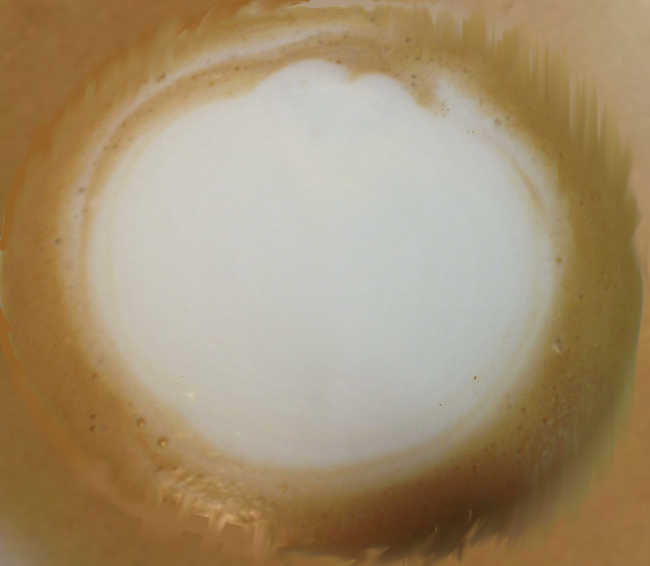
#> input picture back_coffee.jpg, 1300 x 1132 px, given in place of taku.jpg, which was not available (shown at 1/2 size)
$ python gray_convert_latte.py
#> lines starting #> are read from the running program, lines starting #| are printed output that depends on the picture; after the words box and inside, x2 and y2 are one past the last pixel; in counts of white or black regions, pixels touching at a corner belong together; pictures that were not available may be replaced by others from this repository, and a replacement may not be noted
import cv2
import colorsys
import numpy as np
import random


def split_value(max_val, min_val, separation):
#> called with max_val = 29, min_val = 29, separation = 4
    interval = int((max_val - min_val) / (separation - 1))
    value_list = []
    for i in range(separation):
        value_list.append(min_val)
        min_val += interval
    return value_list


def range_threshold(img, min_thresh, max_thresh, max_val):
    _, min_thresh_mask = cv2.threshold(img, min_thresh, max_val, cv2.THRESH_BINARY)
    _, max_thresh_mask = cv2.threshold(img, max_thresh, max_val, cv2.THRESH_BINARY_INV)
    thresh_mask = cv2.bitwise_and(min_thresh_mask, max_thresh_mask)
    return thresh_mask


def create_monochromatic_hsv2rgb(h, s, v, width, height):
    r, g, b = colorsys.hsv_to_rgb(h, s, v)
    r = int(r * 255)
    g = int(g * 255)
    b = int(b * 255)
    size = height, width, 3
    contours = np.array([[0, 0], [0, height], [width, height], [width, 0]])
    color_img = np.zeros(size, dtype=np.uint8)
    cv2.fillPoly(color_img, pts=[contours], color=(b, g, r))
    return color_img


def multi_value_threshold(img_path, h_value_list, s_value_list, v_value_list, seperation):
    img_original = cv2.imread(img_path)
    img_width = 400
    img_height = 500
    img_original = cv2.resize(img_original, (img_width, img_height))
    img_gray = cv2.cvtColor(img_original, cv2.COLOR_RGB2GRAY)
    min_gray_value, max_gray_value, min_loc, max_loc = cv2.minMaxLoc(img_gray)
    thresh_value = min_gray_value
    thresh_value_interval = int((max_gray_value - min_gray_value) / seperation)
    multi_thresh_image = create_monochromatic_hsv2rgb(0, 0, 0, img_width, img_height)
    for i in range(seperation):
        color_stage_image = create_monochromatic_hsv2rgb(h_value_list[seperation - i - 1] / 360,
                                                 s_value_list[seperation - i - 1] / 100,
                                                 v_value_list[seperation - i - 1] / 100,
                                                 img_width, img_height)
        if i < (seperation - 1):
            thresh_value += thresh_value_interval
            thresh_mask = range_threshold(img_gray, thresh_value - thresh_value_interval, thresh_value, 255)
            multi_thresh_stage_image = cv2.bitwise_and(color_stage_image, color_stage_image, mask=thresh_mask)
            multi_thresh_image = cv2.bitwise_or(multi_thresh_image, multi_thresh_stage_image)
        elif i == (seperation - 1):
            ret, thresh_mask = cv2.threshold(img_gray, thresh_value, 255, cv2.THRESH_BINARY)
            multi_thresh_stage_image = cv2.bitwise_and(color_stage_image, color_stage_image, mask=thresh_mask)
            multi_thresh_image = cv2.bitwise_or(multi_thresh_image, multi_thresh_stage_image)
    cv2.imshow("test", multi_thresh_image)
    return multi_thresh_image

def multi_value_threshold_mod(img_path, h_value_list, s_value_list, v_value_list, seperation):
#> called with img_path = '../member image/taku.jpg', seperation = 4
    img_original = cv2.imread(img_path)
#> img_original is the input picture: shape (1132, 1300, 3); mean B, G, R 112.7, 144.3, 164.3
    img_width = 400
    img_height = 500
    img_original = cv2.resize(img_original, (img_width, img_height))
#> img_original: shape (500, 400, 3)
    img_gray = cv2.cvtColor(img_original, cv2.COLOR_RGB2GRAY)
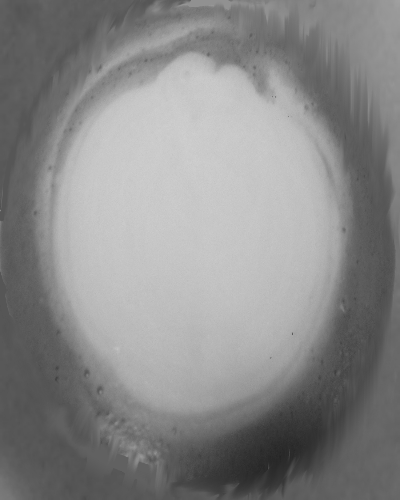
#> img_gray: shape (500, 400); min 35, max 208, mean 137.1
    min_gray_value, max_gray_value, min_loc, max_loc = cv2.minMaxLoc(img_gray)
#> min_gray_value = 35; max_gray_value = 208; min_loc = (280, 456); max_loc = (182, 130)
    thresh_value = min_gray_value
#> thresh_value = 35
    thresh_value_interval = int((max_gray_value - min_gray_value) / seperation)
#> thresh_value_interval = 43
    multi_thresh_image = create_monochromatic_hsv2rgb(0, 0, 0, img_width, img_height)
#> in create_monochromatic_hsv2rgb, `cv2.fillPoly(color_img, pts=[contours], color=(b, g, r))`: color_img: shape (500, 400, 3); every value is 0
    thresh_list = [40, 100, 160, 160]
    for i, thresh_value in enumerate(thresh_list):
        color_stage_image = create_monochromatic_hsv2rgb(h_value_list[seperation - i - 1] / 360,
                                                 s_value_list[seperation - i - 1] / 100,
                                                 v_value_list[seperation - i - 1] / 100,
                                                 img_width, img_height)
        if i < (seperation - 1) and i != 0:
            thresh_mask = range_threshold(img_gray, thresh_list[i - 1], thresh_list[i], 255)
            multi_thresh_stage_image = cv2.bitwise_and(color_stage_image, color_stage_image, mask=thresh_mask)
            multi_thresh_image = cv2.bitwise_or(multi_thresh_image, multi_thresh_stage_image)
        elif i == 0:
            thresh_mask = range_threshold(img_gray, min_gray_value, thresh_list[i], 255)
            multi_thresh_stage_image = cv2.bitwise_and(color_stage_image, color_stage_image, mask=thresh_mask)
            multi_thresh_image = cv2.bitwise_or(multi_thresh_image, multi_thresh_stage_image)
        elif i == (seperation - 1):
            ret, thresh_mask = cv2.threshold(img_gray, thresh_value, 255, cv2.THRESH_BINARY)
            multi_thresh_stage_image = cv2.bitwise_and(color_stage_image, color_stage_image, mask=thresh_mask)
            multi_thresh_image = cv2.bitwise_or(multi_thresh_image, multi_thresh_stage_image)
#> this loop made 4 passes
#> ret on pass 4: 160
#> pass 1, in range_threshold, `_, min_thresh_mask = cv2.threshold(img, min_thresh, max_val, cv2.THRES..`:
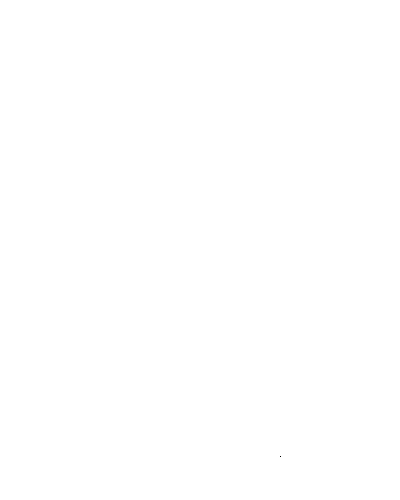
#> min_thresh_mask: shape (500, 400); 100% white; black in thin lines or dots, all inside (x1, y1, x2, y2) = (280, 456, 281, 457)
#> after the loop:
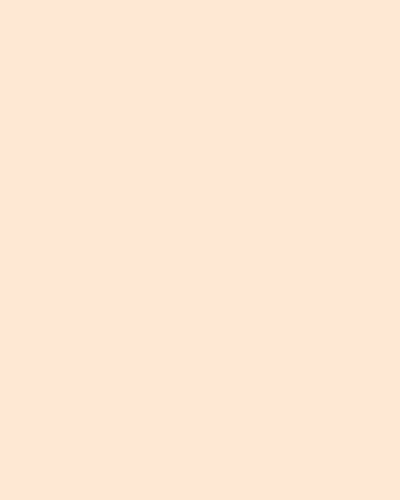
#> color_stage_image: shape (500, 400, 3); mean of channels 0, 1, 2 211, 232, 255; drawn as B, G, R
#> after the loop:
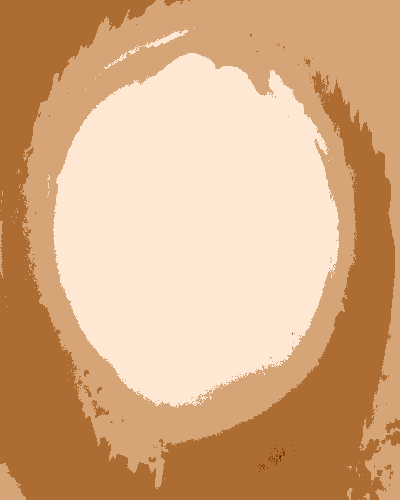
#> multi_thresh_image: shape (500, 400, 3); mean of channels 0, 1, 2 131.3, 172.1, 216.2; drawn as B, G, R
    cv2.imshow("test", multi_thresh_image)
    return multi_thresh_image


def create_form(latte_img):
    num_of_form =300
    maxRadius = 2
    color = (85, 105, 127)
    for i in range(num_of_form):
        x_random = int(random.random() * latte_img.shape[1])
        y_random = int(random.random() * latte_img.shape[0])
        radius_random = int(random.random() * maxRadius)
        cv2.circle(latte_img, (x_random, y_random), radius_random, color, -1)
    return latte_img


def convert_latte(img, back_img_path):
    img = create_form(img)
    cv2.imwrite("taku_latte.jpg", img)
    cv2.imshow("test", img)
    cv2.waitKey()
    back_img = cv2.imread(back_img_path)
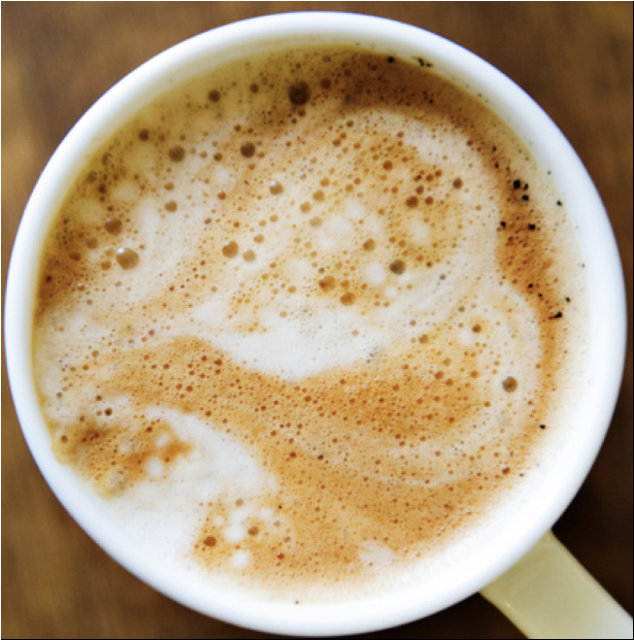
#> input picture back_coffee2.jpg, 1268 x 1280 px (shown at 1/2 size)
#> back_img is the input picture: shape (1280, 1268, 3); mean B, G, R 122.4, 155.7, 178.8
    back_img = cv2.resize(back_img, (400, 500))
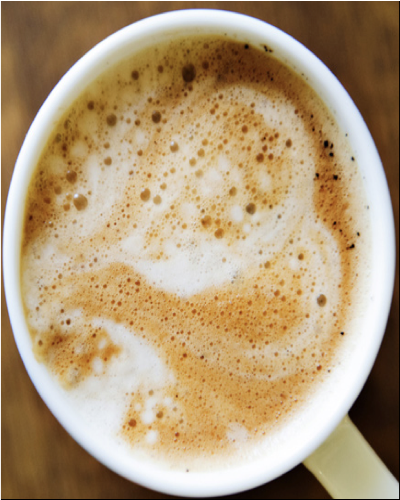
#> back_img: shape (500, 400, 3); mean B, G, R 122.5, 155.7, 178.8
    img_gauss = cv2.GaussianBlur(img, (5, 5), 0)
    img_weighted = cv2.addWeighted(img_gauss, 0.7, back_img, 0.3, 0.0)
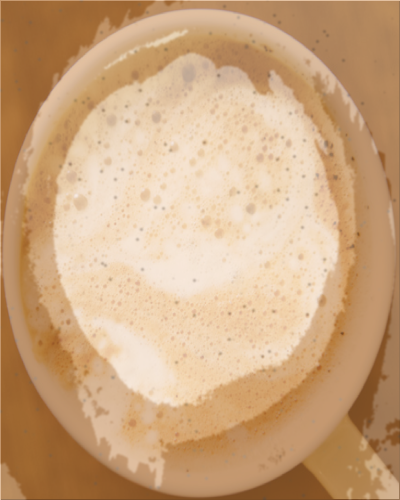
#> img_weighted: shape (500, 400, 3); mean of channels 0, 1, 2 128.6, 167, 204.7; drawn as B, G, R


if __name__ == '__main__':
    img_path = '../member image/taku.jpg'
    back_img_path ='back_coffee2.jpg'
    seperation = 4
    h_value_list = split_value(29, 29, seperation)
    s_value_list = split_value(100, 17, seperation)
    v_value_list = split_value(50, 100, seperation)
    # [4 lines of commented-out code are left out]
    multi_thresh_img = multi_value_threshold_mod(img_path, h_value_list, s_value_list, v_value_list, seperation)
    convert_latte(multi_thresh_img, back_img_path)
